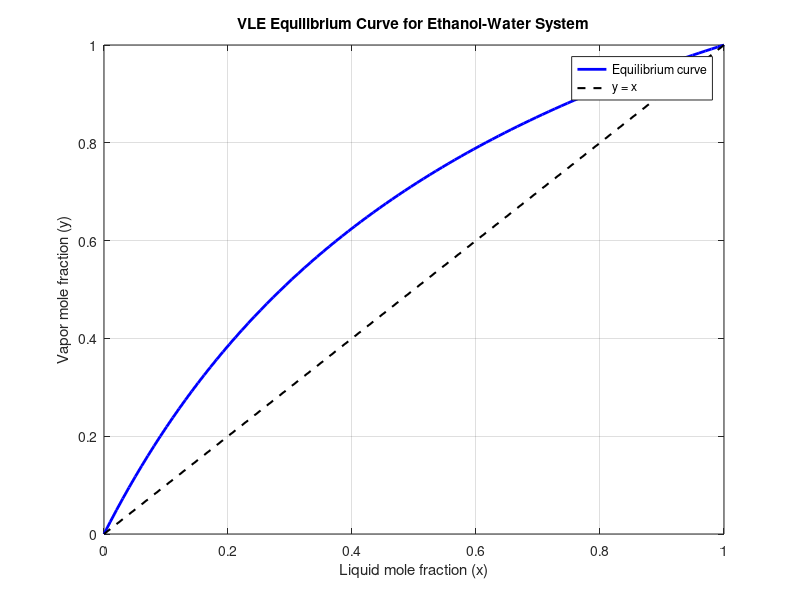

Source code (MATLAB):
clear
clc
close all

% Relative volatility for ethanol-water mixture
alpha = 2.5;

x = linspace(0,1,100);

% Equilibrium relation
y = (alpha .* x) ./ (1 + (alpha - 1).*x);

figure
plot(x,y,'b','LineWidth',2)
hold on

plot(x,x,'k--','LineWidth',1.5)

xlabel('Liquid mole fraction (x)')
ylabel('Vapor mole fraction (y)')
title('VLE Equilibrium Curve for Ethanol-Water System')

legend('Equilibrium curve','y = x')
grid on
